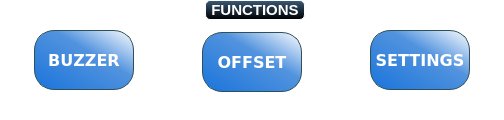
   <widget class="QGroupBox" name="functionsPanel">
    <property name="geometry">
     <rect>
      <x>30</x>
      <y>10</y>
      <width>504</width>
      <height>120</height>
     </rect>
    </property>
    <property name="font">
     <font>
      <pointsize>-1</pointsize>
      <weight>75</weight>
      <italic>false</italic>
      <bold>true</bold>
     </font>
    </property>
    <property name="styleSheet">
     <string notr="true">QGroupBox {
     background-color: rgba(0,0,0,0);
     border: 1px solid white;
     border-radius: 5px;
     margin-top: 1ex; /* leave space at the top for the title */
	 font:bold 15px;	
 }

 QGroupBox::title {
	border:1px solid white;
	border-radius:5px;
     subcontrol-origin: margin;
     subcontrol-position: top center; /* position at the top center */
     padding: 0 3px;
	 color:white;
     background-color: qlineargradient(x1: 0, y1: 0, x2: 0, y2: 1,stop: 0 #3a5976, stop: 1 #000000);
 }</string>
    </property>
    <property name="title">
     <string>FUNCTIONS</string>
    </property>
    <widget class="QPushButton" name="offset">
     <property name="geometry">
      <rect>
       <x>202</x>
       <y>32</y>
       <width>100</width>
       <height>60</height>
      </rect>
     </property>
     <property name="font">
      <font>
       <family>DejaVu Sans</family>
       <pointsize>12</pointsize>
       <weight>75</weight>
       <italic>false</italic>
       <bold>true</bold>
      </font>
     </property>
     <property name="focusPolicy">
      <enum>Qt::NoFocus</enum>
     </property>
     <property name="styleSheet">
      <string notr="true">QPushButton {
color:white;
border: 1px solid #2D5059;
border-radius: 20px;
background-color: qlineargradient(x1: 0, y1: 1, x2: 1, y2: 0,stop: 0 #1A74DB, stop: 0.6 #5293DE, stop:1 #FFFFFF);
font:bold;
}
QPushButton:pressed {
background-color: qlineargradient(x1: 0, y1: 0, x2: 0, y2: 1,
stop: 0 #dadbde, stop: 1 #f6f7fa);
}
QPushButton:flat {
border: none; 
}
QPushButton:default {
border-color: navy; 
}

QPushButton:disabled
{
color:lightgrey;
background-color:grey
}</string>
     </property>
     <property name="text">
      <string>OFFSET</string>
     </property>
     <property name="iconSize">
      <size>
       <width>64</width>
       <height>64</height>
      </size>
     </property>
    </widget>
    <widget class="QPushButton" name="buzzer">
     <property name="geometry">
      <rect>
       <x>34</x>
       <y>30</y>
       <width>100</width>
       <height>60</height>
      </rect>
     </property>
     <property name="font">
      <font>
       <family>DejaVu Sans</family>
       <pointsize>12</pointsize>
       <weight>75</weight>
       <italic>false</italic>
       <bold>true</bold>
      </font>
     </property>
     <property name="focusPolicy">
      <enum>Qt::NoFocus</enum>
     </property>
     <property name="styleSheet">
      <string notr="true">QPushButton {
color:white;
border: 1px solid #2D5059;
border-radius: 20px;
background-color: qlineargradient(x1: 0, y1: 1, x2: 1, y2: 0,stop: 0 #1A74DB, stop: 0.6 #5293DE, stop:1 #FFFFFF);
font:bold;
}
QPushButton:pressed {
background-color: qlineargradient(x1: 0, y1: 0, x2: 0, y2: 1,
stop: 0 #dadbde, stop: 1 #f6f7fa);
}
QPushButton:flat {
border: none; 
}
QPushButton:default {
border-color: navy; 
}

QPushButton:disabled
{
color:lightgrey;
background-color:grey
}</string>
     </property>
     <property name="text">
      <string>BUZZER</string>
     </property>
     <property name="iconSize">
      <size>
       <width>64</width>
       <height>64</height>
      </size>
     </property>
    </widget>
    <widget class="QPushButton" name="settings">
     <property name="geometry">
      <rect>
       <x>370</x>
       <y>30</y>
       <width>100</width>
       <height>60</height>
      </rect>
     </property>
     <property name="font">
      <font>
       <family>DejaVu Sans</family>
       <pointsize>12</pointsize>
       <weight>75</weight>
       <italic>false</italic>
       <bold>true</bold>
      </font>
     </property>
     <property name="focusPolicy">
      <enum>Qt::NoFocus</enum>
     </property>
     <property name="styleSheet">
      <string notr="true">QPushButton {
color:white;
border: 1px solid #2D5059;
border-radius: 20px;
background-color: qlineargradient(x1: 0, y1: 1, x2: 1, y2: 0,stop: 0 #1A74DB, stop: 0.6 #5293DE, stop:1 #FFFFFF);
font:bold;
}
QPushButton:pressed {
background-color: qlineargradient(x1: 0, y1: 0, x2: 0, y2: 1,
stop: 0 #dadbde, stop: 1 #f6f7fa);
}
QPushButton:flat {
border: none; 
}
QPushButton:default {
border-color: navy; 
}

QPushButton:disabled
{
color:lightgrey;
background-color:grey
}</string>
     </property>
     <property name="text">
      <string>SETTINGS</string>
     </property>
     <property name="iconSize">
      <size>
       <width>64</width>
       <height>64</height>
      </size>
     </property>
    </widget>
   </widget>
